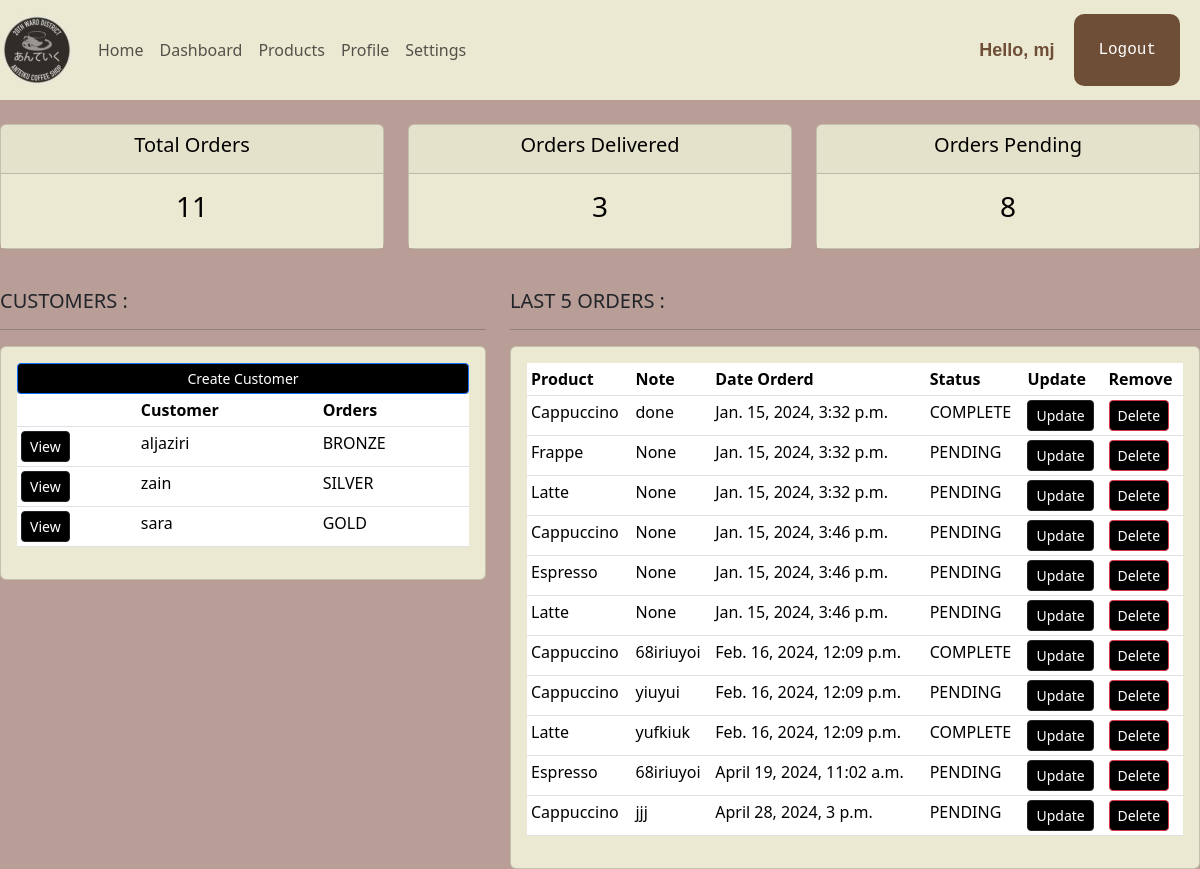
/dashboard/ (signed in), run on an earlier commit of the app's database.
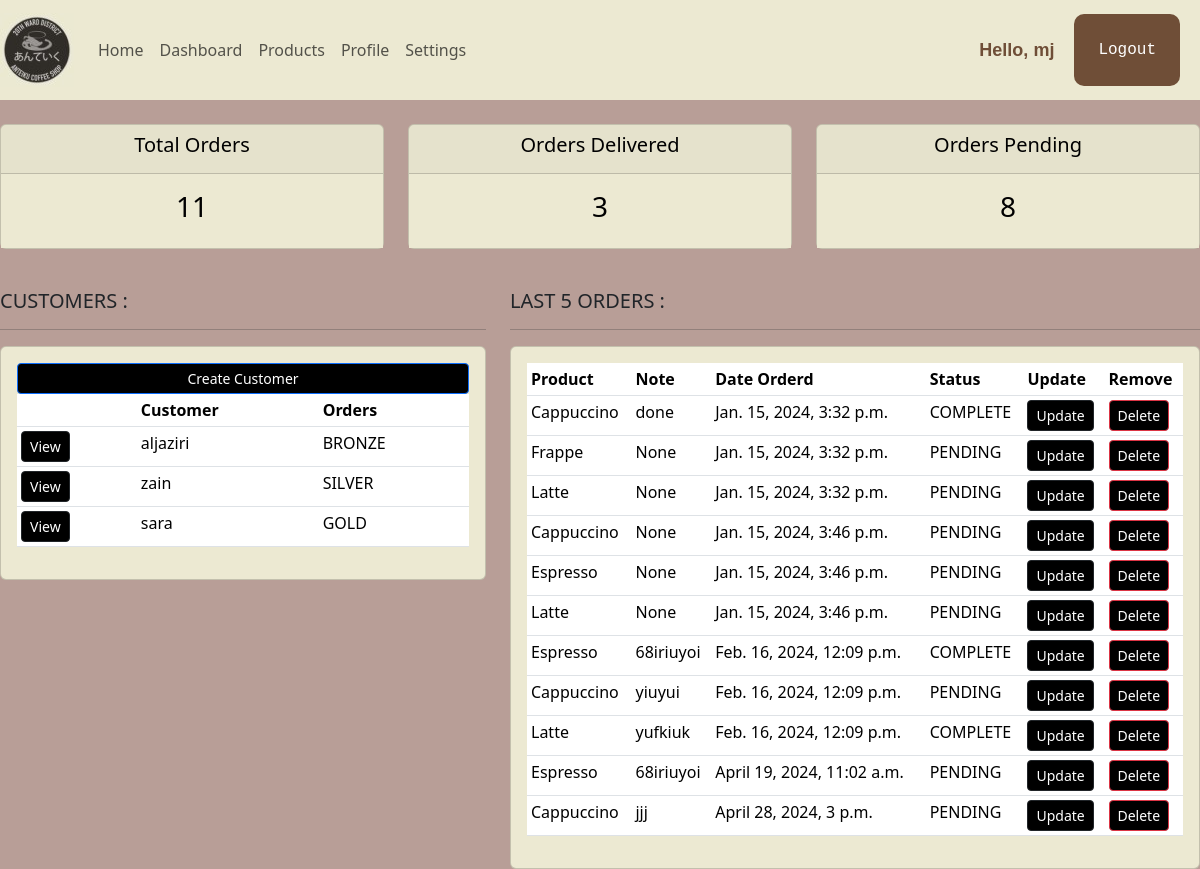
And on a later commit of the database.
### shopFront/models.py (models this page shows, shortened)
class Order(models.Model):
    placed_at = models.DateTimeField(auto_now_add=True)
    payment_status = models.CharField(max_length=20,choices=PAYMENT_STATUS_CHOICES,default=PAYMENT_STATUS_PENDING)
    customer = models.ForeignKey(Customer,on_delete=models.PROTECT)
    product = models.ForeignKey(Product,null=True, on_delete=models.PROTECT)
    note = models.CharField(max_length=1000, null=True)

class Product(models.Model):
    CATEGORY = (
			('Hot', 'Hot'),
			('Cold', 'Cold'),
			)
    HOLIDAYS = (
        ('Eid al-Fitr', 'Eid al-Fitr'),
        ('Christmas', 'Christmas'),
        ('Halloween', 'Halloween'),
    )
    title = models.CharField(max_length=255)
    description = models.TextField()
    unit_price = models.DecimalField(max_digits=6,decimal_places=2)
    inventory = models.IntegerField()
    last_update = models.DateTimeField(auto_now=True)
    promotions = models.CharField(max_length=200, null=True, choices=HOLIDAYS)
    category = models.CharField(max_length=200, null=True, choices=CATEGORY)
    def __str__(self):
        return self.title

### shopFront/decorators.py (the view)
		def wrapper_func(request, *args, **kwargs):
			group = None
			if request.user.groups.exists():
				group = request.user.groups.all()[0].name
			if group in allowed_roles:
				return view_func(request, *args, **kwargs)
			else:
				return HttpResponse('You are not authorized to view this page')

### shopFront/views.py (called while the page is built)
@login_required(login_url='loginPage')
@allowed_users(allowed_roles=['admin'])
def dashboard(request):
    orders = Order.objects.all()
    customers = Customer.objects.all()
    total_customers = customers.count()
    total_orders = orders.count()
    delivered = orders.filter(payment_status='COMPLETE').count
    pending = orders.filter(payment_status='PENDING').count
    context = {'orders':orders,'customers':customers,
               'total_orders':total_orders,'delivered':delivered,
               'pending':pending}
    return render(request,'shopFront/dashboard.html',context)

### shopFront/templates/shopFront/dashboard.html (shortened to what this page needs)
{% extends "shopFront/main.html" %}
{% load static %}
{% block content %}
{% include "shopFront/status.html" %}
<!DOCTYPE html>
<html lang="en">
<head>
    <link rel="stylesheet" href="{%static '/css/dashboard.css'%}">
</head>
<body>
    <br>
<div class="row">
    <div class="col-md-5">
        <h5>CUSTOMERS :</h5>
        <hr>
        <div class="card card-body">
            <a class="btn btn-primary btn-sm btn-block" href="">Create Customer</a>
            <table class="table table-sm">
                <tr>
                    <th></th>
                    <th>Customer</th>
                    <th>Orders</th>
                </tr>
                {%for customer in customers%}
                            <tr>
                                <td><a class="btn btn-sm btn-dark" href="{% url "customerPage" customer.id %}">
                                    View
                                </a></td>
                                <td>{{customer.last_name}}</td>
                                <td>{{customer.membership}}</td>
                            </tr>
                {% endfor %}
            </table>
        </div>
    </div>
    <div class="col-md-7">
        <h5>LAST 5 ORDERS :</h5>
        <hr>
        <div class="card card-body">
            <table class="table table-sm">
                <tr>
                    <th>Product</th>
                    <th>Note</th>
                    <th>Date Orderd</th>
                    <th>Status</th>
                    <th>Update</th>
                    <th>Remove</th>
                </tr>
                {%for order in orders%}
                            <tr>
                                <td>{{order.product}}</td>
                                <td>{{order.note}}</td>
                                <td>{{order.placed_at}}</td>
                                <td>{{order.payment_status}}</td>
                                <td><a class="btn btn-sm  btn-dark" href="{% url "update_order" order.id %}">Update</a></td>
                                <td><a class="btn btn-sm btn-danger" href="{% url "delete_order" order.id %}">Delete</a></td>
                            </tr>
                {% endfor %}
            </table>
        </div>
    </div>
</div>
</body>
</html>
{% endblock  %}

What changed in the data, as far as the page shows it:
changed Order (number 7 of 11 on the later page): product "Cappuccino" → "Espresso"
